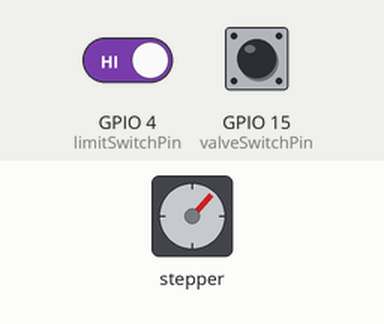
Simulated run of this program. Board: ESP32. On the bench: stepper motor. Wiring (inferred from the names in the program): stepper motor (2048 steps per turn assumed): coils GPIO 26, GPIO 25, GPIO 33, GPIO 32. The inputs (shaded band) are chosen by the test bench; at power-on: GPIO 15 (valveSwitchPin) HIGH, GPIO 4 (limitSwitchPin) HIGH. The audio player accepts every command and is not drawn; what the program prints to the serial monitor is not drawn.

Above: at 4.1 s.
4.2 s: GPIO 15 (valveSwitchPin) pulled LOW for 3.2 s
At 5.5 s:
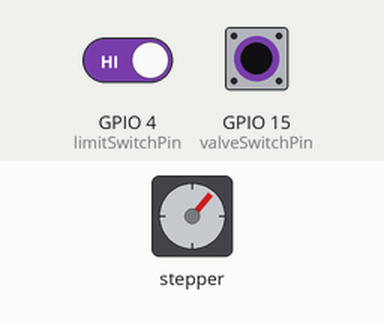
10.4 s: GPIO 4 (limitSwitchPin) driven LOW and GPIO 15 (valveSwitchPin) driven LOW
At 12.3 s:
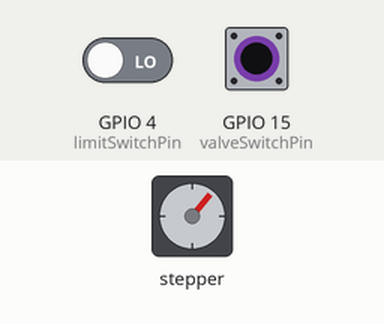
13.4 s: GPIO 15 (valveSwitchPin) driven HIGH
At 14.5 s:
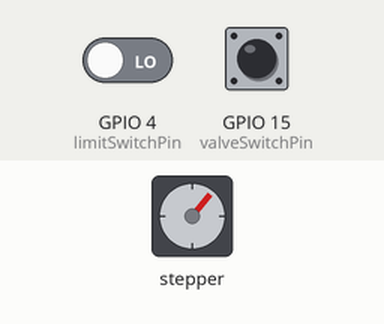
14.9 s: GPIO 15 (valveSwitchPin) driven LOW
At 17.1 s:
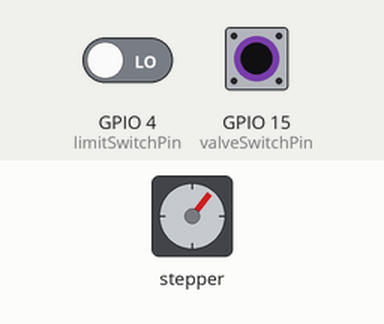
Timing chart, 0 to 18.5 s (numbered marks = the images above; inputs shaded):
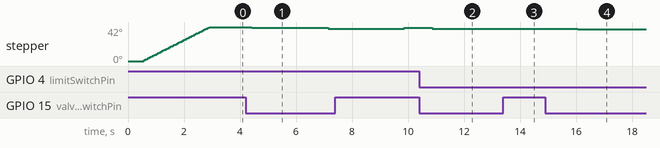

Measured:
- after the input at 4.2 s, stepper: goes 41° 2.7 s, 40° 2.7 s, then 41°, starting after 0.22 s
- after the input at 13.4 s, stepper: stops changing and stays 40°

The program:

main.cpp
```cpp
#include <Arduino.h>
#include <HardwareSerial.h>
#include "ESPBoard.h"
#include "Stepper.h"
#include "LimitSwitch.h"
#include "ValveSwitch.h"
#include "LimitedLinearActuator.h"
#include "WaterGauge.h"
#include "OutflowPipe.h"
#include "WaterTower.h"

static const uint8_t mp3TransmitPin = 17; // Connects to module's RX
static const uint8_t mp3ReceivePin = 16; // Connects to module's TX
static const uint8_t limitSwitchPin = 4;
static const uint8_t valveSwitchPin = 15;
static const int motorPins[] = {26,25,33,32};

static const int delayMs = 500;
static const int stepCount = 4*60;
static const int maxVolume = 10;
static const int volumeSteps = 5;
static const int volumeStepDelay = 25;
static const int probabilityOfEasterEgg = 100;

static ESPBoard* boardPtr;
static WaterTower* waterTowerPtr;
static ValveSwitch* valveSwitchPtr;
static LimitSwitch* limitSwitchPtr;

void setup() {
  // Init USB serial port for debugging
  Serial.begin(9600);
  Serial.println("Starting...............");

  boardPtr = new ESPBoard();
  boardPtr->setupLimitSwitchInput(limitSwitchPin);
  boardPtr->setupValveSwitchInput(valveSwitchPin);
  boardPtr->setupMotor(motorPins);

  valveSwitchPtr = new ValveSwitch(boardPtr);
  limitSwitchPtr = new LimitSwitch(boardPtr);

  try {
    boardPtr->setupMp3(mp3TransmitPin,mp3ReceivePin);
  }
  catch(char* message) {
    Serial.print("Failed to start Mp3: ");
    Serial.println(message);
  }

  waterTowerPtr = new WaterTower(
    new WaterGauge(
      boardPtr,
      new LimitedLinearActuator(
        new Stepper(4, boardPtr),
        limitSwitchPtr),
      STEPPER_MAX_STEPS),
    valveSwitchPtr,
    new OutflowPipe(boardPtr, maxVolume, volumeSteps,
      volumeStepDelay, probabilityOfEasterEgg));

  waterTowerPtr->initialize();
}

void loop() {

#ifdef _DEBUG
  Serial.print(lPtr->isClosed() ? "limit closed " : "limit open   ");
  Serial.println(vPtr->isClosed() ? "valve closed" : "valve open");
#endif

  waterTowerPtr->tick();
  delay(delayMs);
}
```

ESPBoard.cc
```cpp
#include <HardwareSerial.h>
#include "Board.h"
#include "ESPBoard.h"
#include "Arduino.h"

void ESPBoard::setupMotor(const int motorPorts[]) {
  _motorPorts = motorPorts;
  for (int i = 0; i<MOTOR_PIN_COUNT; i++) {
     pinMode(_motorPorts[i],OUTPUT);
  }
}

void ESPBoard::writeMotor(int pinValues[]) {
  for (int i=0; i<MOTOR_PIN_COUNT; i++) {
    digitalWrite(_motorPorts[i],pinValues[i]);

#ifdef _DEBUG
    Serial.print(pinValues[i]);
#endif
  }

#ifdef _DEBUG
  Serial.println(" written to motor pins");
#endif
}

void ESPBoard::setupMp3(int mp3Tx, int mp3Rx) {
  Serial2.begin(9600,SERIAL_8N1,mp3Rx,mp3Tx);
  if (!_mp3.begin(Serial2)) throw "Failed to initialize mp3";
}

void ESPBoard::mp3Play(uint track) {
#ifdef _DEBUG
  Serial.print("Starting track...");
  Serial.println(track);
#endif

  _mp3.loop(track);
}

void ESPBoard::mp3Stop() {
  _mp3.stop();
}

void ESPBoard::mp3Volume(uint volume) {
  // This read from the mp3 player seems to resolve some
  // timing issue that emerged when the player was connected
  // to the board. Remove at your peril!
  uint8_t messageType = _mp3.readType();

#ifdef _DEBUG
  Serial.print("Set volume: ");
  Serial.println(volume);
  uint16_t messageValue = _mp3.read();
  this->mp3PrintDetail(_mp3.readType(), _mp3.read());
#endif

  _mp3.volume(volume);
}

void ESPBoard::setupValveSwitchInput(uint8_t pin) {
  _valveSwitchPin = pin;
  pinMode(pin,INPUT_PULLUP);
}

bool ESPBoard::valveSwitchIsClosed() {
  return(digitalRead(_valveSwitchPin) == LOW);
}

void ESPBoard::setupLimitSwitchInput(uint8_t pin) {
  _limitSwitchPin = pin;
  pinMode(pin,INPUT_PULLUP);
}

bool ESPBoard::limitSwitchIsClosed() {
  return(digitalRead(_limitSwitchPin) == LOW);
}

void ESPBoard::delayMilliseconds(int milliseconds){
  delay(milliseconds);
}

unsigned long ESPBoard::millisecondsSinceBoot(){
  return millis();
}

#ifdef _DEBUG
void ESPBoard::mp3PrintDetail(uint8_t type, int value){
  switch (type) {
    case TimeOut:
      Serial.println(F("Time Out!"));
      break;
    case WrongStack:
      Serial.println(F("Stack Wrong!"));
      break;
    case DFPlayerCardInserted:
      Serial.println(F("Card Inserted!"));
      break;
    case DFPlayerCardRemoved:
      Serial.println(F("Card Removed!"));
      break;
    case DFPlayerCardOnline:
      Serial.println(F("Card Online!"));
      break;
    case DFPlayerUSBInserted:
      Serial.println("USB Inserted!");
      break;
    case DFPlayerUSBRemoved:
      Serial.println("USB Removed!");
      break;
    case DFPlayerPlayFinished:
      Serial.print(F("Number:"));
      Serial.print(value);
      Serial.println(F(" Play Finished!"));
      break;
    case DFPlayerError:
      Serial.print(F("DFPlayerError:"));
      switch (value) {
        case Busy:
          Serial.println(F("Card not found"));
          break;
        case Sleeping:
          Serial.println(F("Sleeping"));
          break;
        case SerialWrongStack:
          Serial.println(F("Get Wrong Stack"));
          break;
        case CheckSumNotMatch:
          Serial.println(F("Check Sum Not Match"));
          break;
        case FileIndexOut:
          Serial.println(F("File Index Out of Bound"));
          break;
        case FileMismatch:
          Serial.println(F("Cannot Find File"));
          break;
        case Advertise:
          Serial.println(F("In Advertise"));
          break;
        default:
          break;
      }
      break;
    default:
      break;
  }
}
#endif
```

ESPBoard.h
```cpp
#ifndef ESPBOARD_H
#define ESPBOARD_H

#include <DFRobotDFPlayerMini.h>
#include "Board.h"
#include "Constants.h"

class ESPBoard: public Board {

private:
    const int* _motorPorts;
    int _motorPinValues[MOTOR_PIN_COUNT];
    uint8_t _valveSwitchPin;
    uint8_t _limitSwitchPin;
    DFRobotDFPlayerMini _mp3;

#ifdef _DEBUG
    void mp3PrintDetail(uint8_t type, int value);
#endif

public:
    void setupValveSwitchInput(uint8_t valveSwitchPin);
    bool valveSwitchIsClosed() override;
    void setupLimitSwitchInput(uint8_t limitSwitchPin);
    bool limitSwitchIsClosed() override;
    void setupMotor(const int motorPorts[4]);
    void writeMotor(int motorValues[4]);

    void setupMp3(int mp3Tx, int mp3Rx);
    void mp3Play(uint track) override;
    void mp3Stop() override;
    void mp3Volume(uint level) override;
    void delayMilliseconds(int millis);
    unsigned long millisecondsSinceBoot();
};

#endif
```
